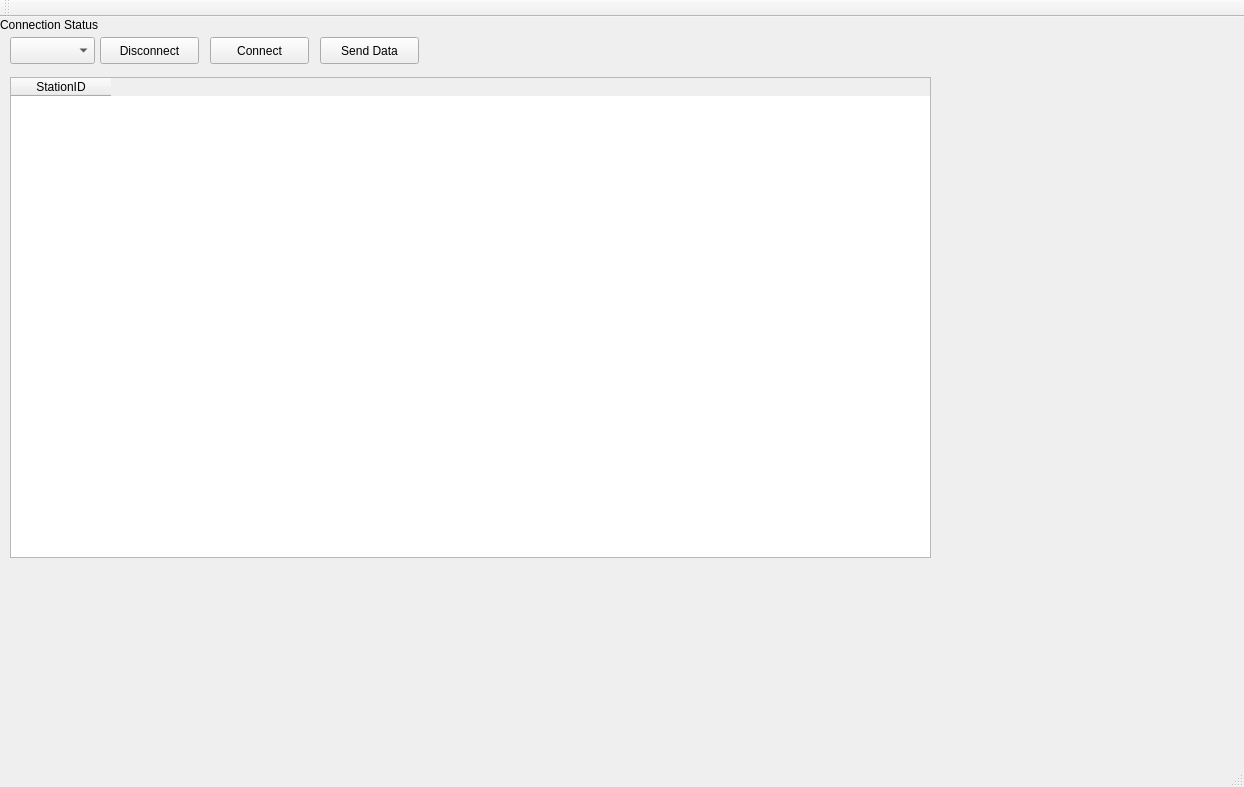
<?xml version="1.0" encoding="UTF-8"?>
<ui version="4.0">
 <class>MainWindow</class>
 <widget class="QMainWindow" name="MainWindow">
  <property name="geometry">
   <rect>
    <x>0</x>
    <y>0</y>
    <width>1244</width>
    <height>787</height>
   </rect>
  </property>
  <property name="windowTitle">
   <string>MainWindow</string>
  </property>
  <widget class="QWidget" name="centralWidget">
   <widget class="QComboBox" name="serialPortComboBox">
    <property name="geometry">
     <rect>
      <x>10</x>
      <y>20</y>
      <width>85</width>
      <height>27</height>
     </rect>
    </property>
   </widget>
   <widget class="QPushButton" name="pushButton_sendData">
    <property name="geometry">
     <rect>
      <x>320</x>
      <y>20</y>
      <width>99</width>
      <height>27</height>
     </rect>
    </property>
    <property name="text">
     <string>Send Data</string>
    </property>
   </widget>
   <widget class="QPushButton" name="pushButton_Disconnect">
    <property name="geometry">
     <rect>
      <x>100</x>
      <y>20</y>
      <width>99</width>
      <height>27</height>
     </rect>
    </property>
    <property name="text">
     <string>Disconnect</string>
    </property>
   </widget>
   <widget class="QPushButton" name="pushButton_Connect">
    <property name="geometry">
     <rect>
      <x>210</x>
      <y>20</y>
      <width>99</width>
      <height>27</height>
     </rect>
    </property>
    <property name="text">
     <string>Connect</string>
    </property>
   </widget>
   <widget class="QLabel" name="label_linkStatus">
    <property name="geometry">
     <rect>
      <x>0</x>
      <y>0</y>
      <width>141</width>
      <height>16</height>
     </rect>
    </property>
    <property name="text">
     <string>Connection Status</string>
    </property>
   </widget>
   <widget class="QTableWidget" name="tableWidget">
    <property name="geometry">
     <rect>
      <x>10</x>
      <y>60</y>
      <width>921</width>
      <height>481</height>
     </rect>
    </property>
    <column>
     <property name="text">
      <string>StationID</string>
     </property>
    </column>
   </widget>
  </widget>
  <widget class="QMenuBar" name="menuBar">
   <property name="geometry">
    <rect>
     <x>0</x>
     <y>0</y>
     <width>1244</width>
     <height>25</height>
    </rect>
   </property>
  </widget>
  <widget class="QToolBar" name="mainToolBar">
   <attribute name="toolBarArea">
    <enum>TopToolBarArea</enum>
   </attribute>
   <attribute name="toolBarBreak">
    <bool>false</bool>
   </attribute>
  </widget>
  <widget class="QStatusBar" name="statusBar"/>
 </widget>
 <layoutdefault spacing="6" margin="11"/>
 <resources/>
 <connections/>
</ui>
